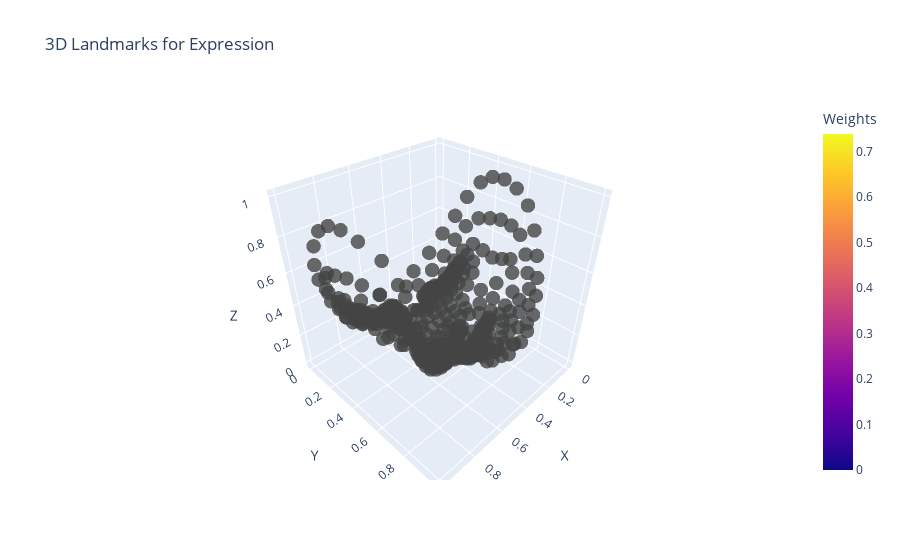

Here is the notebook cell this chart was saved with:
### Code cell
import plotly.graph_objects as go
selected_node = train_data[0]

# Create an empty figure
# fig = go.Figure()

x_vals = [value[0] for value in selected_node.x]
y_vals = [value[1] for value in selected_node.x]
z_vals = [value[2] for value in selected_node.x]
weights = explanations[0].node_mask.numpy()
normalized_weights = (weights - np.min(weights)) / (np.max(weights) - np.min(weights))

fig = go.Figure(go.Scatter3d(
    x=x_vals, y=y_vals, z=z_vals,
    mode='markers',
    marker=dict(
        size=5,
        opacity=0.8,
        color=weights,
        colorscale='Plasma',
        colorbar=dict(title='Weights')
    )
))

# Update layout for better visualization
fig.update_layout(
    title=f'3D Landmarks for Expression',
    scene=dict(xaxis_title='X', yaxis_title='Y', zaxis_title='Z'),
)

# Show the plot
fig.show()

### Figure 1 — Plotly figure (JSON) as saved in the notebook; plotly's stock layout.template omitted (floating-point values rounded to 4 significant figures; data arrays with more than 128 entries replaced by an {"elided": "..."} marker saying what was removed)
{"data": [{"marker": {"color": {"elided": "468x3 float values"}, "colorbar": {"title": {"text": "Weights"}}, "colorscale": [[0.0, "#0d0887"], [0.1111, "#46039f"], [0.2222, "#7201a8"], [0.3333, "#9c179e"], [0.4444, "#bd3786"], [0.5556, "#d8576b"], [0.6667, "#ed7953"], [0.7778, "#fb9f3a"], [0.8889, "#fdca26"], [1.0, "#f0f921"]], "opacity": 0.8, "size": 5}, "mode": "markers", "x": {"elided": "468 float values"}, "y": {"elided": "468 float values"}, "z": {"elided": "468 float values"}, "type": "scatter3d"}], "layout": {"title": {"text": "3D Landmarks for Expression"}, "scene": {"xaxis": {"title": {"text": "X"}}, "yaxis": {"title": {"text": "Y"}}, "zaxis": {"title": {"text": "Z"}}}}}
